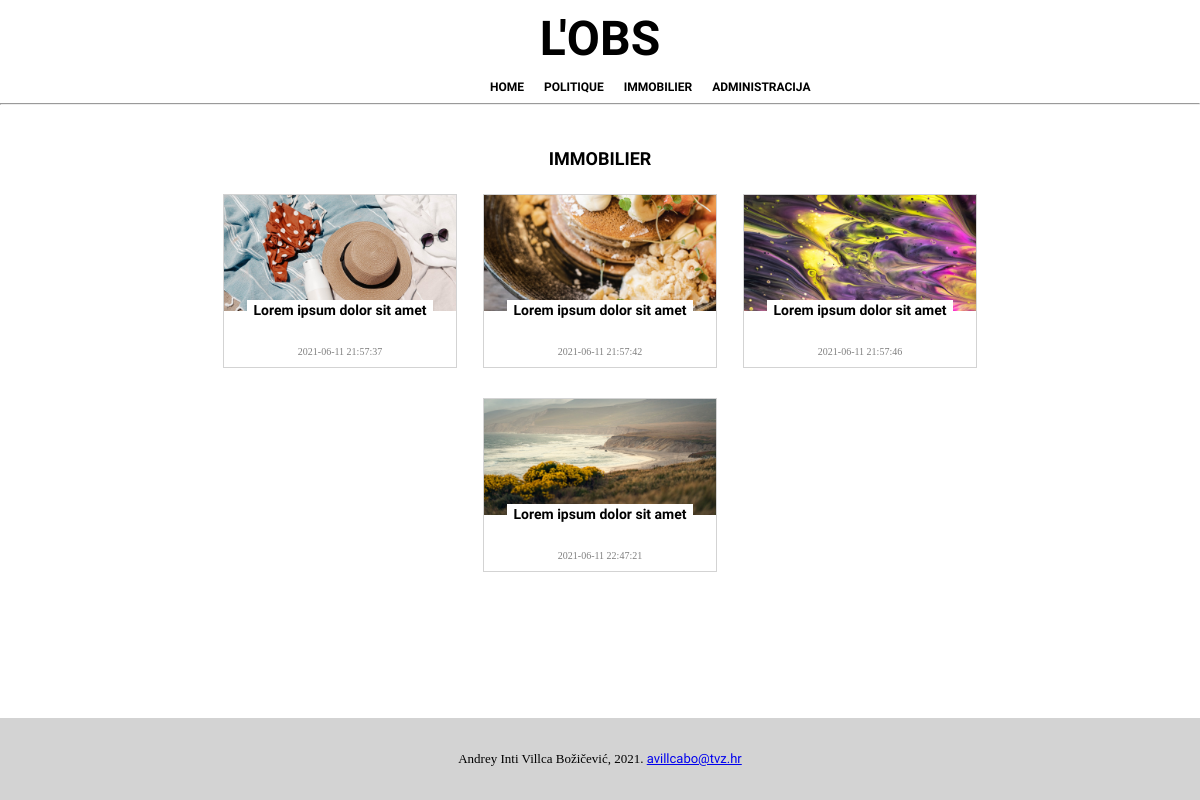
The app's page /immobilier.php, older data.
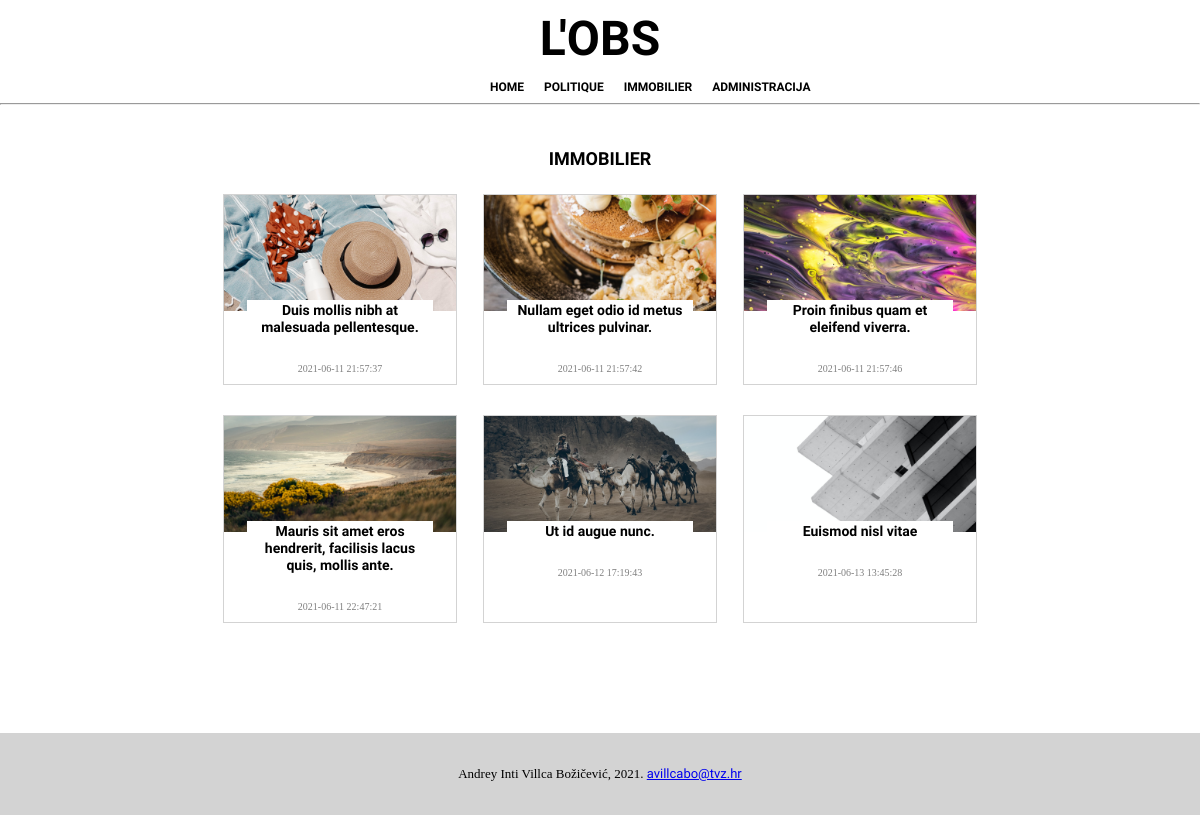
The same page, newer data.
### tables this page shows
CREATE TABLE `clanak` (
  `id` int(11) NOT NULL,
  `title` text NOT NULL,
  `about` text NOT NULL,
  `content` text NOT NULL,
  `category` text NOT NULL,
  `date` datetime NOT NULL,
  `image` text NOT NULL,
  `arhiv` smallint(1) NOT NULL
);

### immobilier.php (the view, shortened to what this page needs)
<?php
function getArticles($category)
{
  $dbc = mysqli_connect("localhost", "root", "", "pwa_projekt") or die('Could not connect: ' . mysqli_connect_error());
  $query = "SELECT * FROM clanak WHERE arhiv=0 AND category='$category'";
  $result = mysqli_query($dbc, $query);
  while ($row = mysqli_fetch_array($result)) {
    echo "
      <article class=\"card\">
      <img src=\"uploads/{$row['image']}\" alt=\"\" class=\"card-img\">
      <h3 class=\"card-title\"><a href=\"clanak.php?id={$row['id']}\">{$row['title']}</a></h3>
      <p class=\"card-date\">{$row['date']} </p>
      </article>
      ";
  }
}
?>
<!DOCTYPE html>
<html lang="en">
<head>
  <link rel="stylesheet" href="style.css">
</head>
<body>
  <div class="page-wrapper">
    <div class="wrapper">
      <h1 class="brand">L'OBS</h1>
      <header class="main-heading">
        <nav class="navbar">
          <ul class="navbar-nav">
            <li class="navbar-item"><a href="index.php">HOME</a></li>
            <li class="navbar-item"><a href="politique.php">POLITIQUE</a></li>
            <li class="navbar-item"><a href="immobilier.php">IMMOBILIER</a></li>
            <li class="navbar-item"><a href="administracija.php">ADMINISTRACIJA</a></li>
          </ul>
        </nav>
      </header>
      <hr>
      <main class="main-content">
        <section class="politique-section">
          <h2 class="section-heading">IMMOBILIER</h2>
          <div class="card-row">
            <?php
            getArticles($category = "IMMOBILIER");
            ?>
          </div>
        </section>
      </main>
    </div>
    <footer class="footer">
      <p>Andrey Inti Villca Božičević, 2021. <a href="mailto:avillcabo@tvz.hr">avillcabo@tvz.hr</a></p>
    </footer>
  </div>
</body>
</html>

### style.css (style rules this page uses)
*, *::after, *::before { box-sizing: border-box; }
html, body { padding: 0; margin: 0; }
.page-wrapper { min-height: 100vh; display: flex; flex-direction: column; }
.wrapper { flex-grow: 1; }
.brand { text-align: center; font-size: 48px; font-family: 'IM Fell French Canon SC', serif; }
h1,h2,h3 { text-align: center; }
h1 { margin: 10px; font-family: 'IM Fell French Canon SC', serif; }
h2 { font-size: 18px; padding-bottom: 10px; font-family: 'Oswald', sans-serif; }
h3 { font-size: 14px; }
a { font-family: 'Oswald', sans-serif; }
.navbar-nav { width: 20%; list-style-type:none; margin:0 auto; padding:0; display: flex; justify-content: space-around; }
.navbar-item a { color: black; text-decoration: none; padding: 10px; font-size: 12px; font-weight: 700; }
.main-content { padding-top: 20px; padding-bottom: 80px; }
.card-row { margin: 0 auto; width: 65%; display: flex; flex-wrap: wrap; justify-content: space-around; }
.card { border: 1px solid lightgrey; min-width: 200px; width: 30%; border: 1px solid lightgrey; margin-bottom: 30px; }
.card-title { padding: 2px 5px; margin: 0 auto; width: 80%; background-color: white; position: relative; top: -15px; }
.card-date { color: gray; text-align: center; font-size: 10px; }
.card-title a { color: black; text-decoration: none; }
.card-img { width: 100%; }
footer { text-align: center; font-size: small; width: 100%; padding: 20px; background-color: lightgrey; }

Row changes from the older to the newer data that the page shows:
changed clanak: title "Lorem ipsum dolor sit amet" → "Duis mollis nibh at malesuada pellentesque."
changed clanak: title "Lorem ipsum dolor sit amet" → "Nullam eget odio id metus ultrices pulvinar."
changed clanak: title "Lorem ipsum dolor sit amet" → "Proin finibus quam et eleifend viverra."
changed clanak: title "Lorem ipsum dolor sit amet" → "Mauris sit amet eros hendrerit, facilisis lacus quis, mollis ante."
added clanak: image (picture), title "Ut id augue nunc.", date "2021-06-12 17:19:43"
added clanak: image (picture), title "Euismod nisl vitae", date "2021-06-13 13:45:28"
